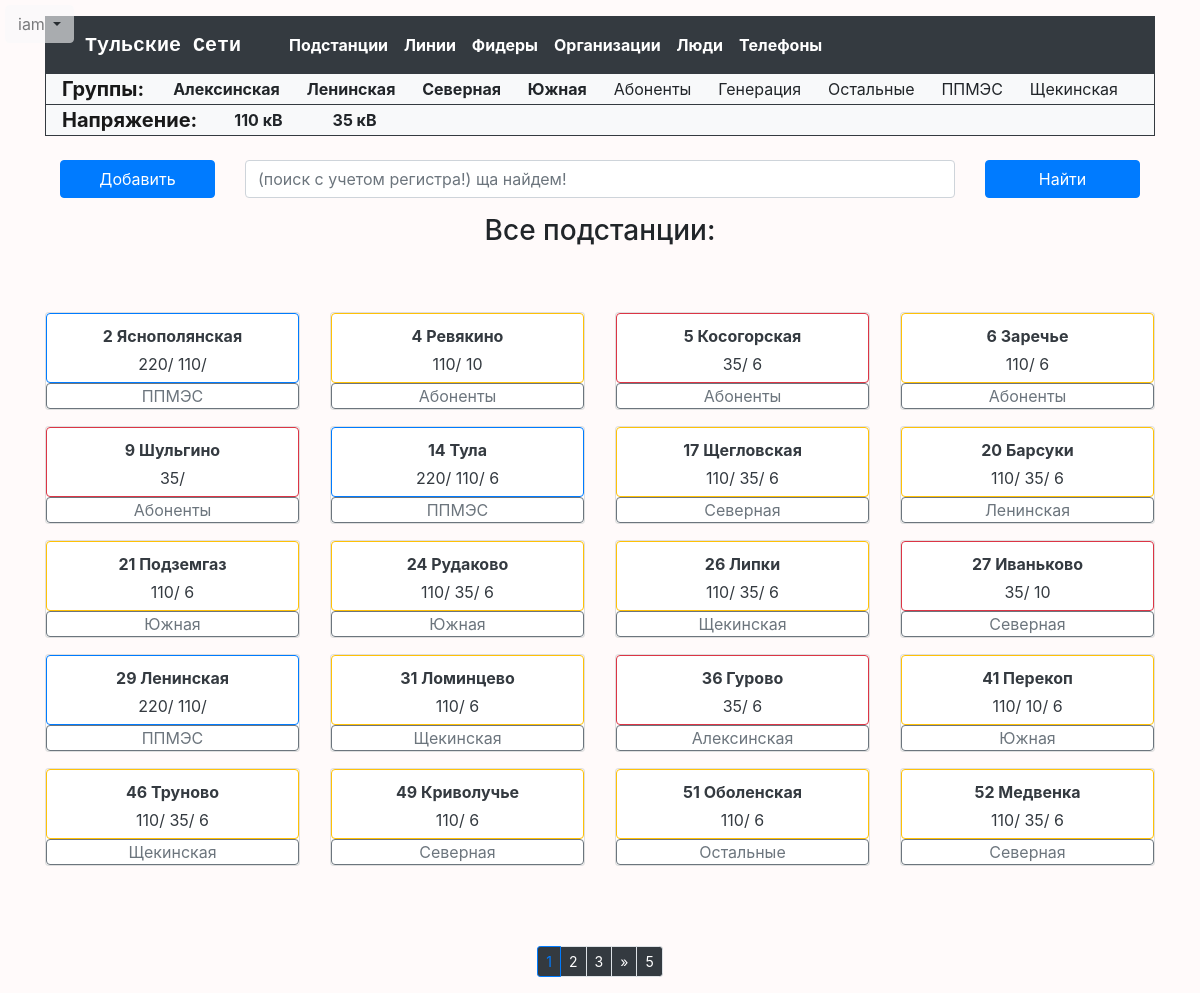
Page /substations/ (signed in) on the committed database.
### tula_net/models.py (models this page shows, shortened)
class Group(models.Model):
    name = models.CharField(max_length=64, verbose_name='Группа', unique=True)
    location = models.TextField(verbose_name='Расположение', blank=True)
    description = models.TextField(verbose_name='Описение', blank=True)
    ours = models.BooleanField(verbose_name='наши', blank=True, null=True)
    def get_absolute_url(self):
        return reverse('group', kwargs={'pk': self.pk})
    def __str__(self):
        return self.name
    class Meta:
        verbose_name = "Группа"
        verbose_name_plural = "Группы"
        ordering = ['-ours', 'name']

class ClassVoltage(models.Model):
    class_voltage = models.SmallIntegerField(verbose_name='Класс напряжения')
    def get_absolute_url(self):
        return reverse('voltage', kwargs={'pk': self.pk})
    class Meta:
        verbose_name = "напряжение"
        verbose_name_plural = "напряжения"
        ordering = ['-class_voltage']
    def __str__(self):
        return ' '.join((str(self.class_voltage), 'кВ'))

class Substation(models.Model):
    number = models.PositiveSmallIntegerField(verbose_name='Номер ПС', unique=True)
    name = models.CharField(max_length=32, verbose_name='Название ПС', unique=True)
    voltage_h = models.ForeignKey(
        ClassVoltage, verbose_name='напряжение высокое', related_name='ps_volt_h',
        blank=True, null=True, on_delete=models.PROTECT)
    voltage_m = models.ForeignKey(
        ClassVoltage, verbose_name='напряжение среднее', related_name='ps_volt_m',
        blank=True, null=True, on_delete=models.PROTECT)
    voltage_l = models.ForeignKey(
        ClassVoltage, verbose_name='напряжение низкое', related_name='ps_volt_l',
        blank=True, null=True, on_delete=models.PROTECT)
    alien = models.BooleanField(verbose_name='чужая?')
    owner = models.ForeignKey('Subscriber', related_name='substations', verbose_name='Владелец',
                              on_delete=models.SET_NULL, blank=True, null=True)
    group = models.ForeignKey(Group, related_name='substations', verbose_name='Группа',
                              on_delete=models.CASCADE)
    location = models.TextField(verbose_name='Расположение', blank=True)
    region = models.ForeignKey(Region, verbose_name='Участок', related_name='substations',
                               on_delete=models.SET_NULL, blank=True, null=True)
    description = models.TextField(verbose_name='Описение', blank=True)
    def get_absolute_url(self):
        return reverse('substation', kwargs={'pk': self.pk})
    class Meta:
        verbose_name = "Подстанция"
        verbose_name_plural = "Подстанции"
        ordering = ['number']

### tula_net/views.py (the view)
# urls.py: path('substations/', PsListView.as_view(), name='substations'),
class PsListView(SubstationsViewMixin, ListView):
    paginate_by = 20

### tula_net/context_processors.py (called while the page is built)
def add_titles(request):
    return {
        'title': 'Тульские Сети',
        'title_add': 'Добавить',
        'title_upd': 'Редактировать',
        'title_del': 'Удалить',
        'title_feeder': 'фидер',
        'title_substation': 'подстанцию',
        'title_subscriber': 'организацию',
        'title_phone': 'телефон',
        'title_person': 'лицо',
        'title_section': 'секцию',
        'title_line': 'линию',
        'title_char': 'характеристики фидера',
    }

def logik(request):
    return {
        'current_year': datetime.now().year,
        'logik_metod': request.path[1:5],
        'logik_obj': request.path[4:10],
        'logik_add': 'add_',
        'logik_upd': 'upd_',
        'logik_del': 'del_',
        'logik_feeder': '_feede',
        'logik_substation': '_subst',
        'logik_subscriber': '_subsc',
        'logik_phone': '_phone',
        'logik_person': '_perso',
        'logik_section': '_secti',
        'logik_line': '_line/',
        'logik_char': '_chara',
        'phones_bar': list(range(10))
    }

def signs(request):
    return {
        'context_menu': {
            'substations': 'Подстанции',
            'lines': 'Линии',
            'sfeeders': 'Фидеры',
            'subscribers': 'Организации',
            'persons': ' Ответственные лица',
            'phones': 'Телефоны',
        }
    }

def class_volt(request):
    return {
        'feeder_6': "btn btn-light border-success px-3 py-0 mx-1",
        'feeder_10': "btn btn-light border-primary px-3 py-0 mx-1",
        'feeder_x': "btn btn-secondary px-3 py-0 mx-1",
        'line_35': "border-danger btn btn-dark py-0 px-4 m-1 vl-border",
        'line_110': 'border-warning btn btn-dark py-0 px-4 m-1 vl-border',
        'line_x': 'btn btn-secondary py-0 px-4 m-1',
    }

### tula_net/utils.py (called while the page is built)
    def get_queryset(self):
        return Substation.objects.select_related('group', 'voltage_h', 'voltage_m', 'voltage_l').all()

    def get_context_data(self, *, object_list=None, **kwargs):
        context = super().get_context_data(**kwargs)
        context['groups'] = Group.objects.all()
        context['voltages'] = ClassVoltage.objects.all()[1:3]
        context[self.flag] = 1
        return context

### tula_net/templates/tula_net/substations.html (shortened to what this page needs)
{% extends 'base.html' %}
{% block search %}
    {% if not flag_group and not flag_voltages %}
        <div class="mb-5">
        {% include 'incl/_searcher_substations.html' %}
            {% if flag_search %}
                {% if substations.count > 0 %}
                    <h3 class="text-center">Вы искали: <span class="text-warning">{{ flag_search }}</span>, и я нашел {{ page_obj.paginator.count }}:</h3>
                {% else %}
                    <h3 class="text-center">Вы искали: <span class="text-warning">{{ flag_search }}</span>, но он где-то потерялся :((</h3>
                {% endif %}
            {% elif not flag_voltages %}
                 <h3 class="text-center">Все подстанции:</h3>
            {% endif %}
        </div>
    {% endif %}
{% endblock %}
{% block menu %}
<nav class="navbar navbar-expand-lg navbar-light bg-light border-left border-right border-dark py-0">
  <p class="navbar-brand mr-4 font-weight-bold py-0 my-0">Группы: </p>
  <div class="collapse navbar-collapse justify-content-between" id="navbarNav1">
    <ul class="navbar-nav col-12 justify-content-between">
        {% for group in groups %}
         {% if group.ours %}
          <li class="nav-item">
              {% if group.get_absolute_url == request.path %}
              <a class="btn btn-dark py-0 px-1" href="{% url 'group' group.pk %}"><b>{{ group }}</b></a>
              {% else %}
              <a class="btn btn-light py-0 px-1" href="{% url 'group' group.pk %}"><b>{{ group }}</b></a>
              {% endif %}
          </li>
        {% endif %}
        {% endfor %}
        {% for group in groups %}
         {% if not group.ours %}
          <li class="nav-item">
            {% if group.get_absolute_url == request.path %}
              <a class="btn btn-secondary p-0 px-1" href="{% url 'group' group.pk %}">{{ group }}</a>
              {% else %}
              <a class="btn btn-light py-0 px-1" href="{% url 'group' group.pk %}">{{ group }}</a>
              {% endif %}
          </li>
        {% endif %}
        {% endfor %}
    </ul>
  </div>
</nav>
{% endblock %}
{% block menu2 %}
<nav class="navbar navbar-expand-lg navbar-light bg-light border border-dark py-0">
  <p class="navbar-brand mr-4 font-weight-bold py-0 my-0">Напряжение: </p>
  <div class="collapse navbar-collapse justify-content-between" id="navbarNav2">
    <ul class="navbar-nav col-10">
        {% for volt in voltages %}
          <li class="nav-item">
              {% if volt.get_absolute_url == request.path %}
              <a class="btn btn-dark py-0 mr-4" href="{{ volt.get_absolute_url }}"><b>{{ volt }}</b></a>
              {% else %}
              <a class="btn btn-light py-0 mr-4" href="{{ volt.get_absolute_url }}"><b>{{ volt }}</b></a>
              {% endif %}
         </li>
        {% endfor %}
    </ul>
  </div>
</nav>
{% endblock %}
{% block cards1 %}
    <section class="my-5 py-3">
      <div class="row mb-0">
          {% for ps in substations %}
            <div class="col-6 col-md-6 col-lg-3">
                <div class="card pt-0 text-center p-0 mt-0 mb-3">
                    <div class="card-body p-0 m-0 ">
                        <a href="{{ ps.get_absolute_url }}"
                           {% if ps.voltage_h.class_voltage == 220 %}
                           class=" btn btn-outline-dark mx-auto d-block border border-primary"
                           {% elif ps.voltage_h.class_voltage == 110 %}
                            class=" btn btn-outline-dark mx-auto d-block border border-warning"
                           {% elif ps.voltage_h.class_voltage == 35 %}
                           class=" btn btn-outline-dark mx-auto d-block border border-danger"
                           {% else %}
                           class=" btn btn-outline-dark mx-auto d-block"
                           {% endif %}
                        >
                            <p class="card-text m-0 py-1">
                                <b>{{ ps.number }}  {{ ps.name }}</b></p>
                          <p class="card-text my-0 ">{% include 'incl/_voltage_full.html' %}</p>
                        </a>
                    </div>
                    {% if not flag_group %}
                    <div class="card-body p-0 m-0 ">
                        <a href="{{ ps.group.get_absolute_url }}" class=" btn btn-outline-secondary mx-auto d-block py-0">
                            <p class="card-text">{{ ps.group }}</p>
                        </a>
                    </div>
                    {% endif %}
                </div>
            </div>
          {% endfor %}
      </div>
    </section>
{% endblock %}
{% block paginator %}
{% include 'incl/_block_paginator_long.html' %}
{% endblock %}

### templates/incl/_user_bar.html (shortened to what this page needs)
<div class="btn-group user_bar">
  <button type="button" class="btn btn-light dropdown-toggle " data-toggle="dropdown" aria-haspopup="true" aria-expanded="false">
    {{ request.user }}
  </button>
</div>

### templates/incl/_voltage_full.html
{% if ps.voltage_h %}{{ps.voltage_h.class_voltage}}/{% endif %}
{% if ps.voltage_m %}{{ps.voltage_m.class_voltage}}/{% endif %}
{% if ps.voltage_l %}{{ps.voltage_l.class_voltage}}{% endif %}

### Tula_Networks/static/css/style.css (style rules this page uses)
body { background-color: #FFFAFA; }
.user_bar { z-index: 999999; position: fixed; left: 5px; top: 5px; opacity: 0.6; }

### rows in the picture
Group: name "Алексинская"
Group: name "Ленинская"
Group: name "Северная"
Group: name "Южная"
Group: name "Абоненты"
Group: name "Генерация"
Group: name "Остальные"
Group: name "ППМЭС"
Group: name "Щекинская"
ClassVoltage: class_voltage "110 кВ"
ClassVoltage: class_voltage "35 кВ"
Substation: number "2", name "Яснополянская", voltage_h.class_voltage "220", voltage_m.class_voltage "110", group "ППМЭС"
Substation: number "4", name "Ревякино", voltage_h.class_voltage "110", voltage_l.class_voltage "10", group "Абоненты"
Substation: number "5", name "Косогорская", voltage_h.class_voltage "35", voltage_l.class_voltage "6", group "Абоненты"
Substation: number "6", name "Заречье", voltage_h.class_voltage "110", voltage_l.class_voltage "6", group "Абоненты"
Substation: number "9", name "Шульгино", voltage_h.class_voltage "35", group "Абоненты"
Substation: number "14", name "Тула", voltage_h.class_voltage "220", voltage_m.class_voltage "110", voltage_l.class_voltage "6", group "ППМЭС"
Substation: number "17", name "Щегловская", voltage_h.class_voltage "110", voltage_m.class_voltage "35", voltage_l.class_voltage "6", group "Северная"
Substation: number "20", name "Барсуки", voltage_h.class_voltage "110", voltage_m.class_voltage "35", voltage_l.class_voltage "6", group "Ленинская"
Substation: number "21", name "Подземгаз", voltage_h.class_voltage "110", voltage_l.class_voltage "6", group "Южная"
Substation: number "24", name "Рудаково", voltage_h.class_voltage "110", voltage_m.class_voltage "35", voltage_l.class_voltage "6", group "Южная"
Substation: number "26", name "Липки", voltage_h.class_voltage "110", voltage_m.class_voltage "35", voltage_l.class_voltage "6", group "Щекинская"
Substation: number "27", name "Иваньково", voltage_h.class_voltage "35", voltage_l.class_voltage "10", group "Северная"
Substation: number "29", name "Ленинская", voltage_h.class_voltage "220", voltage_m.class_voltage "110", group "ППМЭС"
Substation: number "31", name "Ломинцево", voltage_h.class_voltage "110", voltage_l.class_voltage "6", group "Щекинская"
Substation: number "36", name "Гурово", voltage_h.class_voltage "35", voltage_l.class_voltage "6", group "Алексинская"
Substation: number "41", name "Перекоп", voltage_h.class_voltage "110", voltage_m.class_voltage "10", voltage_l.class_voltage "6", group "Южная"
Substation: number "46", name "Труново", voltage_h.class_voltage "110", voltage_m.class_voltage "35", voltage_l.class_voltage "6", group "Щекинская"
Substation: number "49", name "Криволучье", voltage_h.class_voltage "110", voltage_l.class_voltage "6", group "Северная"
Substation: number "51", name "Оболенская", voltage_h.class_voltage "110", voltage_l.class_voltage "6", group "Остальные"
Substation: number "52", name "Медвенка", voltage_h.class_voltage "110", voltage_m.class_voltage "35", voltage_l.class_voltage "6", group "Северная"

### other values in the picture
{{ request.user }} "iam"
{{ p }} "2" "3"
{{ page_obj.paginator.num_pages }} "5"
